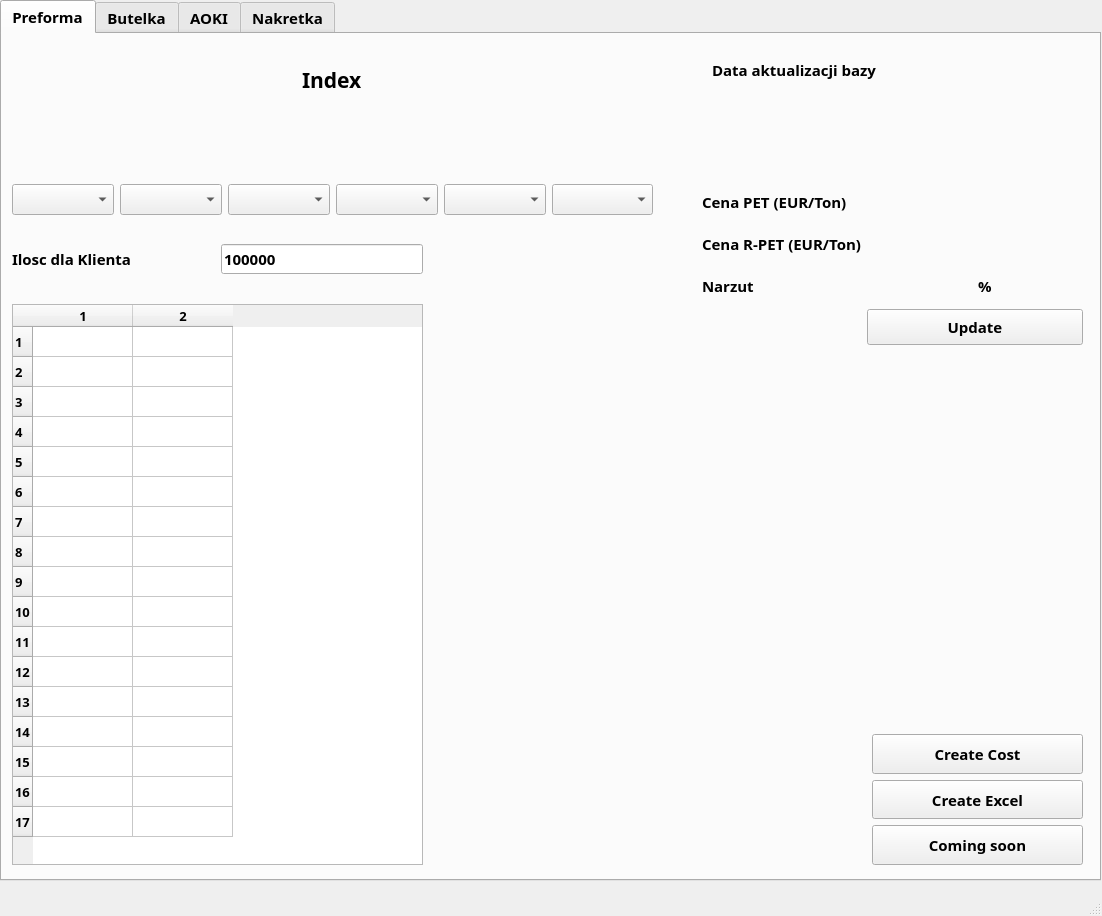
<?xml version="1.0" encoding="UTF-8"?>
<ui version="4.0">
 <class>MainWindow</class>
 <widget class="QMainWindow" name="MainWindow">
  <property name="geometry">
   <rect>
    <x>0</x>
    <y>0</y>
    <width>1102</width>
    <height>916</height>
   </rect>
  </property>
  <property name="sizePolicy">
   <sizepolicy hsizetype="Expanding" vsizetype="Expanding">
    <horstretch>1</horstretch>
    <verstretch>1</verstretch>
   </sizepolicy>
  </property>
  <property name="windowTitle">
   <string>PetRing</string>
  </property>
  <widget class="QWidget" name="centralwidget">
   <property name="sizePolicy">
    <sizepolicy hsizetype="Expanding" vsizetype="Expanding">
     <horstretch>1</horstretch>
     <verstretch>1</verstretch>
    </sizepolicy>
   </property>
   <widget class="QTabWidget" name="tabWidget">
    <property name="geometry">
     <rect>
      <x>0</x>
      <y>0</y>
      <width>1101</width>
      <height>881</height>
     </rect>
    </property>
    <property name="sizePolicy">
     <sizepolicy hsizetype="Expanding" vsizetype="Expanding">
      <horstretch>1</horstretch>
      <verstretch>1</verstretch>
     </sizepolicy>
    </property>
    <property name="font">
     <font>
      <family>Arial Black</family>
      <pointsize>11</pointsize>
      <weight>75</weight>
      <bold>true</bold>
     </font>
    </property>
    <property name="layoutDirection">
     <enum>Qt::LeftToRight</enum>
    </property>
    <property name="currentIndex">
     <number>0</number>
    </property>
    <widget class="QWidget" name="Preforma">
     <property name="sizePolicy">
      <sizepolicy hsizetype="Expanding" vsizetype="Expanding">
       <horstretch>1</horstretch>
       <verstretch>1</verstretch>
      </sizepolicy>
     </property>
     <attribute name="title">
      <string>Preforma</string>
     </attribute>
     <widget class="QLabel" name="label">
      <property name="geometry">
       <rect>
        <x>0</x>
        <y>0</y>
        <width>291</width>
        <height>111</height>
       </rect>
      </property>
      <property name="sizePolicy">
       <sizepolicy hsizetype="Expanding" vsizetype="Expanding">
        <horstretch>1</horstretch>
        <verstretch>1</verstretch>
       </sizepolicy>
      </property>
      <property name="text">
       <string/>
      </property>
      <property name="pixmap">
       <pixmap>image/imge_pet_ring.png</pixmap>
      </property>
      <property name="scaledContents">
       <bool>true</bool>
      </property>
     </widget>
     <widget class="QLabel" name="label_2">
      <property name="geometry">
       <rect>
        <x>300</x>
        <y>20</y>
        <width>401</width>
        <height>51</height>
       </rect>
      </property>
      <property name="sizePolicy">
       <sizepolicy hsizetype="Expanding" vsizetype="Expanding">
        <horstretch>1</horstretch>
        <verstretch>1</verstretch>
       </sizepolicy>
      </property>
      <property name="font">
       <font>
        <family>Arial Black</family>
        <pointsize>16</pointsize>
        <weight>75</weight>
        <bold>true</bold>
       </font>
      </property>
      <property name="text">
       <string>Index</string>
      </property>
     </widget>
     <widget class="QTableWidget" name="tableWidget">
      <property name="geometry">
       <rect>
        <x>10</x>
        <y>270</y>
        <width>411</width>
        <height>561</height>
       </rect>
      </property>
      <property name="font">
       <font>
        <family>Arial Black</family>
        <pointsize>10</pointsize>
        <weight>75</weight>
        <bold>true</bold>
       </font>
      </property>
      <property name="rowCount">
       <number>17</number>
      </property>
      <property name="columnCount">
       <number>2</number>
      </property>
      <row/>
      <row/>
      <row/>
      <row/>
      <row/>
      <row/>
      <row/>
      <row/>
      <row/>
      <row/>
      <row/>
      <row/>
      <row/>
      <row/>
      <row/>
      <row/>
      <row/>
      <column/>
      <column/>
     </widget>
     <widget class="QWidget" name="layoutWidget">
      <property name="geometry">
       <rect>
        <x>10</x>
        <y>150</y>
        <width>641</width>
        <height>31</height>
       </rect>
      </property>
      <layout class="QHBoxLayout" name="horizontalLayout_2">
       <item>
        <widget class="QComboBox" name="comboBox">
         <property name="sizePolicy">
          <sizepolicy hsizetype="Expanding" vsizetype="Expanding">
           <horstretch>1</horstretch>
           <verstretch>1</verstretch>
          </sizepolicy>
         </property>
         <property name="font">
          <font>
           <family>Arial Black</family>
           <pointsize>18</pointsize>
           <weight>75</weight>
           <bold>true</bold>
          </font>
         </property>
        </widget>
       </item>
       <item>
        <widget class="QComboBox" name="comboBox_2">
         <property name="sizePolicy">
          <sizepolicy hsizetype="Expanding" vsizetype="Expanding">
           <horstretch>1</horstretch>
           <verstretch>1</verstretch>
          </sizepolicy>
         </property>
         <property name="font">
          <font>
           <family>Arial Black</family>
           <pointsize>18</pointsize>
           <weight>75</weight>
           <bold>true</bold>
          </font>
         </property>
        </widget>
       </item>
       <item>
        <widget class="QComboBox" name="comboBox_3">
         <property name="sizePolicy">
          <sizepolicy hsizetype="Expanding" vsizetype="Expanding">
           <horstretch>1</horstretch>
           <verstretch>1</verstretch>
          </sizepolicy>
         </property>
         <property name="font">
          <font>
           <family>Arial Black</family>
           <pointsize>18</pointsize>
           <weight>75</weight>
           <bold>true</bold>
          </font>
         </property>
        </widget>
       </item>
       <item>
        <widget class="QComboBox" name="comboBox_4">
         <property name="sizePolicy">
          <sizepolicy hsizetype="Expanding" vsizetype="Expanding">
           <horstretch>1</horstretch>
           <verstretch>1</verstretch>
          </sizepolicy>
         </property>
         <property name="font">
          <font>
           <family>Arial Black</family>
           <pointsize>18</pointsize>
           <weight>75</weight>
           <bold>true</bold>
          </font>
         </property>
        </widget>
       </item>
       <item>
        <widget class="QComboBox" name="comboBox_5">
         <property name="sizePolicy">
          <sizepolicy hsizetype="Expanding" vsizetype="Expanding">
           <horstretch>1</horstretch>
           <verstretch>1</verstretch>
          </sizepolicy>
         </property>
         <property name="font">
          <font>
           <family>Arial Black</family>
           <pointsize>18</pointsize>
           <weight>75</weight>
           <bold>true</bold>
          </font>
         </property>
        </widget>
       </item>
       <item>
        <widget class="QComboBox" name="comboBox_6">
         <property name="sizePolicy">
          <sizepolicy hsizetype="Expanding" vsizetype="Expanding">
           <horstretch>1</horstretch>
           <verstretch>1</verstretch>
          </sizepolicy>
         </property>
         <property name="font">
          <font>
           <family>Arial Black</family>
           <pointsize>18</pointsize>
           <weight>75</weight>
           <bold>true</bold>
          </font>
         </property>
        </widget>
       </item>
      </layout>
     </widget>
     <widget class="QWidget" name="layoutWidget">
      <property name="geometry">
       <rect>
        <x>10</x>
        <y>210</y>
        <width>411</width>
        <height>30</height>
       </rect>
      </property>
      <layout class="QHBoxLayout" name="horizontalLayout">
       <item>
        <widget class="QLabel" name="label_3">
         <property name="sizePolicy">
          <sizepolicy hsizetype="Expanding" vsizetype="Expanding">
           <horstretch>0</horstretch>
           <verstretch>0</verstretch>
          </sizepolicy>
         </property>
         <property name="font">
          <font>
           <family>Arial Black</family>
           <pointsize>11</pointsize>
           <weight>75</weight>
           <bold>true</bold>
          </font>
         </property>
         <property name="text">
          <string>Ilosc dla Klienta</string>
         </property>
        </widget>
       </item>
       <item>
        <widget class="QLineEdit" name="lineEdit_2">
         <property name="sizePolicy">
          <sizepolicy hsizetype="Expanding" vsizetype="Expanding">
           <horstretch>0</horstretch>
           <verstretch>0</verstretch>
          </sizepolicy>
         </property>
         <property name="font">
          <font>
           <family>Arial Black</family>
           <pointsize>11</pointsize>
           <weight>75</weight>
           <bold>true</bold>
          </font>
         </property>
         <property name="text">
          <string>100000</string>
         </property>
        </widget>
       </item>
      </layout>
     </widget>
     <widget class="QWidget" name="layoutWidget">
      <property name="geometry">
       <rect>
        <x>870</x>
        <y>700</y>
        <width>211</width>
        <height>131</height>
       </rect>
      </property>
      <layout class="QVBoxLayout" name="verticalLayout">
       <item>
        <widget class="QPushButton" name="pushButton_2">
         <property name="sizePolicy">
          <sizepolicy hsizetype="Expanding" vsizetype="Expanding">
           <horstretch>1</horstretch>
           <verstretch>1</verstretch>
          </sizepolicy>
         </property>
         <property name="font">
          <font>
           <family>Arial Black</family>
           <pointsize>11</pointsize>
           <weight>75</weight>
           <bold>true</bold>
          </font>
         </property>
         <property name="text">
          <string>Create Cost</string>
         </property>
        </widget>
       </item>
       <item>
        <widget class="QPushButton" name="pushButton_3">
         <property name="sizePolicy">
          <sizepolicy hsizetype="Expanding" vsizetype="Expanding">
           <horstretch>1</horstretch>
           <verstretch>1</verstretch>
          </sizepolicy>
         </property>
         <property name="font">
          <font>
           <family>Arial Black</family>
           <pointsize>11</pointsize>
           <weight>75</weight>
           <bold>true</bold>
          </font>
         </property>
         <property name="text">
          <string>Create Excel</string>
         </property>
        </widget>
       </item>
       <item>
        <widget class="QPushButton" name="pushButton_4">
         <property name="sizePolicy">
          <sizepolicy hsizetype="Expanding" vsizetype="Expanding">
           <horstretch>1</horstretch>
           <verstretch>1</verstretch>
          </sizepolicy>
         </property>
         <property name="font">
          <font>
           <family>Arial Black</family>
           <pointsize>11</pointsize>
           <weight>75</weight>
           <bold>true</bold>
          </font>
         </property>
         <property name="text">
          <string>Coming soon</string>
         </property>
        </widget>
       </item>
      </layout>
     </widget>
     <widget class="QWidget" name="layoutWidget">
      <property name="geometry">
       <rect>
        <x>700</x>
        <y>150</y>
        <width>381</width>
        <height>161</height>
       </rect>
      </property>
      <layout class="QGridLayout" name="gridLayout">
       <item row="0" column="0">
        <widget class="QLabel" name="label_4">
         <property name="sizePolicy">
          <sizepolicy hsizetype="Expanding" vsizetype="Expanding">
           <horstretch>1</horstretch>
           <verstretch>1</verstretch>
          </sizepolicy>
         </property>
         <property name="font">
          <font>
           <family>Arial Black</family>
           <pointsize>11</pointsize>
           <weight>75</weight>
           <bold>true</bold>
          </font>
         </property>
         <property name="text">
          <string>Cena PET (EUR/Ton)</string>
         </property>
        </widget>
       </item>
       <item row="0" column="1" colspan="2">
        <widget class="QLabel" name="label_5">
         <property name="sizePolicy">
          <sizepolicy hsizetype="Expanding" vsizetype="Expanding">
           <horstretch>1</horstretch>
           <verstretch>1</verstretch>
          </sizepolicy>
         </property>
         <property name="text">
          <string/>
         </property>
        </widget>
       </item>
       <item row="1" column="0">
        <widget class="QLabel" name="label_10">
         <property name="sizePolicy">
          <sizepolicy hsizetype="Expanding" vsizetype="Expanding">
           <horstretch>1</horstretch>
           <verstretch>1</verstretch>
          </sizepolicy>
         </property>
         <property name="font">
          <font>
           <family>Arial Black</family>
           <pointsize>11</pointsize>
           <weight>75</weight>
           <bold>true</bold>
          </font>
         </property>
         <property name="text">
          <string>Cena R-PET (EUR/Ton)</string>
         </property>
        </widget>
       </item>
       <item row="2" column="0">
        <widget class="QLabel" name="label_9">
         <property name="font">
          <font>
           <family>Arial Black</family>
           <pointsize>11</pointsize>
           <weight>75</weight>
           <bold>true</bold>
          </font>
         </property>
         <property name="text">
          <string>Narzut</string>
         </property>
        </widget>
       </item>
       <item row="2" column="1">
        <widget class="QLabel" name="label_7">
         <property name="sizePolicy">
          <sizepolicy hsizetype="Expanding" vsizetype="Expanding">
           <horstretch>1</horstretch>
           <verstretch>1</verstretch>
          </sizepolicy>
         </property>
         <property name="font">
          <font>
           <family>Arial Black</family>
           <pointsize>11</pointsize>
           <weight>75</weight>
           <bold>true</bold>
          </font>
         </property>
         <property name="text">
          <string/>
         </property>
        </widget>
       </item>
       <item row="2" column="2">
        <widget class="QLabel" name="label_8">
         <property name="sizePolicy">
          <sizepolicy hsizetype="Expanding" vsizetype="Expanding">
           <horstretch>1</horstretch>
           <verstretch>1</verstretch>
          </sizepolicy>
         </property>
         <property name="font">
          <font>
           <family>Arial Black</family>
           <pointsize>11</pointsize>
           <weight>75</weight>
           <bold>true</bold>
          </font>
         </property>
         <property name="text">
          <string>%</string>
         </property>
        </widget>
       </item>
       <item row="3" column="1" colspan="2">
        <widget class="QPushButton" name="pushButton">
         <property name="sizePolicy">
          <sizepolicy hsizetype="Expanding" vsizetype="Expanding">
           <horstretch>1</horstretch>
           <verstretch>1</verstretch>
          </sizepolicy>
         </property>
         <property name="font">
          <font>
           <family>Arial Black</family>
           <pointsize>11</pointsize>
           <weight>75</weight>
           <bold>true</bold>
          </font>
         </property>
         <property name="text">
          <string>Update</string>
         </property>
        </widget>
       </item>
       <item row="1" column="1" colspan="2">
        <widget class="QLabel" name="label_11">
         <property name="sizePolicy">
          <sizepolicy hsizetype="Expanding" vsizetype="Expanding">
           <horstretch>1</horstretch>
           <verstretch>1</verstretch>
          </sizepolicy>
         </property>
         <property name="text">
          <string/>
         </property>
        </widget>
       </item>
      </layout>
     </widget>
     <widget class="QWidget" name="layoutWidget">
      <property name="geometry">
       <rect>
        <x>710</x>
        <y>20</y>
        <width>361</width>
        <height>31</height>
       </rect>
      </property>
      <layout class="QHBoxLayout" name="horizontalLayout_3">
       <item>
        <widget class="QLabel" name="label_6">
         <property name="sizePolicy">
          <sizepolicy hsizetype="Expanding" vsizetype="Expanding">
           <horstretch>1</horstretch>
           <verstretch>1</verstretch>
          </sizepolicy>
         </property>
         <property name="font">
          <font>
           <family>Arial Black</family>
           <pointsize>11</pointsize>
           <weight>75</weight>
           <bold>true</bold>
          </font>
         </property>
         <property name="text">
          <string>Data aktualizacji bazy</string>
         </property>
        </widget>
       </item>
       <item>
        <widget class="QLabel" name="label_12">
         <property name="sizePolicy">
          <sizepolicy hsizetype="Expanding" vsizetype="Expanding">
           <horstretch>1</horstretch>
           <verstretch>1</verstretch>
          </sizepolicy>
         </property>
         <property name="font">
          <font>
           <family>Arial Black</family>
           <pointsize>11</pointsize>
           <weight>75</weight>
           <bold>true</bold>
          </font>
         </property>
         <property name="text">
          <string/>
         </property>
        </widget>
       </item>
      </layout>
     </widget>
    </widget>
    <widget class="QWidget" name="Butelka">
     <property name="sizePolicy">
      <sizepolicy hsizetype="Expanding" vsizetype="Expanding">
       <horstretch>1</horstretch>
       <verstretch>1</verstretch>
      </sizepolicy>
     </property>
     <attribute name="title">
      <string>Butelka</string>
     </attribute>
     <widget class="QTableWidget" name="tableWidget_3">
      <property name="geometry">
       <rect>
        <x>10</x>
        <y>270</y>
        <width>411</width>
        <height>561</height>
       </rect>
      </property>
      <property name="font">
       <font>
        <family>Arial Black</family>
        <pointsize>10</pointsize>
        <weight>75</weight>
        <bold>true</bold>
       </font>
      </property>
      <property name="rowCount">
       <number>17</number>
      </property>
      <property name="columnCount">
       <number>2</number>
      </property>
      <row/>
      <row/>
      <row/>
      <row/>
      <row/>
      <row/>
      <row/>
      <row/>
      <row/>
      <row/>
      <row/>
      <row/>
      <row/>
      <row/>
      <row/>
      <row/>
      <row/>
      <column/>
      <column/>
     </widget>
     <widget class="QWidget" name="layoutWidget_6">
      <property name="geometry">
       <rect>
        <x>700</x>
        <y>150</y>
        <width>381</width>
        <height>161</height>
       </rect>
      </property>
      <layout class="QGridLayout" name="gridLayout_5">
       <item row="0" column="0">
        <widget class="QLabel" name="label_42">
         <property name="sizePolicy">
          <sizepolicy hsizetype="Expanding" vsizetype="Expanding">
           <horstretch>1</horstretch>
           <verstretch>1</verstretch>
          </sizepolicy>
         </property>
         <property name="font">
          <font>
           <family>Arial Black</family>
           <pointsize>11</pointsize>
           <weight>75</weight>
           <bold>true</bold>
          </font>
         </property>
         <property name="text">
          <string>Cena PET (EUR/Ton)</string>
         </property>
        </widget>
       </item>
       <item row="0" column="1" colspan="2">
        <widget class="QLabel" name="label_43">
         <property name="sizePolicy">
          <sizepolicy hsizetype="Expanding" vsizetype="Expanding">
           <horstretch>1</horstretch>
           <verstretch>1</verstretch>
          </sizepolicy>
         </property>
         <property name="text">
          <string/>
         </property>
        </widget>
       </item>
       <item row="1" column="0">
        <widget class="QLabel" name="label_47">
         <property name="sizePolicy">
          <sizepolicy hsizetype="Expanding" vsizetype="Expanding">
           <horstretch>1</horstretch>
           <verstretch>1</verstretch>
          </sizepolicy>
         </property>
         <property name="font">
          <font>
           <family>Arial Black</family>
           <pointsize>11</pointsize>
           <weight>75</weight>
           <bold>true</bold>
          </font>
         </property>
         <property name="text">
          <string>Cena R-PET (EUR/Ton)</string>
         </property>
        </widget>
       </item>
       <item row="2" column="0">
        <widget class="QLabel" name="label_48">
         <property name="font">
          <font>
           <family>Arial Black</family>
           <pointsize>11</pointsize>
           <weight>75</weight>
           <bold>true</bold>
          </font>
         </property>
         <property name="text">
          <string>Narzut</string>
         </property>
        </widget>
       </item>
       <item row="2" column="1">
        <widget class="QLabel" name="label_49">
         <property name="sizePolicy">
          <sizepolicy hsizetype="Expanding" vsizetype="Expanding">
           <horstretch>1</horstretch>
           <verstretch>1</verstretch>
          </sizepolicy>
         </property>
         <property name="font">
          <font>
           <family>Arial Black</family>
           <pointsize>11</pointsize>
           <weight>75</weight>
           <bold>true</bold>
          </font>
         </property>
         <property name="text">
          <string/>
         </property>
        </widget>
       </item>
       <item row="2" column="2">
        <widget class="QLabel" name="label_50">
         <property name="sizePolicy">
          <sizepolicy hsizetype="Expanding" vsizetype="Expanding">
           <horstretch>1</horstretch>
           <verstretch>1</verstretch>
          </sizepolicy>
         </property>
         <property name="font">
          <font>
           <family>Arial Black</family>
           <pointsize>11</pointsize>
           <weight>75</weight>
           <bold>true</bold>
          </font>
         </property>
         <property name="text">
          <string>%</string>
         </property>
        </widget>
       </item>
       <item row="3" column="1" colspan="2">
        <widget class="QPushButton" name="pushButton_17">
         <property name="sizePolicy">
          <sizepolicy hsizetype="Expanding" vsizetype="Expanding">
           <horstretch>1</horstretch>
           <verstretch>1</verstretch>
          </sizepolicy>
         </property>
         <property name="font">
          <font>
           <family>Arial Black</family>
           <pointsize>11</pointsize>
           <weight>75</weight>
           <bold>true</bold>
          </font>
         </property>
         <property name="text">
          <string>Update</string>
         </property>
        </widget>
       </item>
       <item row="1" column="1" colspan="2">
        <widget class="QLabel" name="label_51">
         <property name="sizePolicy">
          <sizepolicy hsizetype="Expanding" vsizetype="Expanding">
           <horstretch>1</horstretch>
           <verstretch>1</verstretch>
          </sizepolicy>
         </property>
         <property name="text">
          <string/>
         </property>
        </widget>
       </item>
      </layout>
     </widget>
     <widget class="QLabel" name="label_52">
      <property name="geometry">
       <rect>
        <x>300</x>
        <y>20</y>
        <width>401</width>
        <height>51</height>
       </rect>
      </property>
      <property name="sizePolicy">
       <sizepolicy hsizetype="Expanding" vsizetype="Expanding">
        <horstretch>1</horstretch>
        <verstretch>1</verstretch>
       </sizepolicy>
      </property>
      <property name="font">
       <font>
        <family>Arial Black</family>
        <pointsize>16</pointsize>
        <weight>75</weight>
        <bold>true</bold>
       </font>
      </property>
      <property name="text">
       <string>Index</string>
      </property>
     </widget>
     <widget class="QLabel" name="label_53">
      <property name="geometry">
       <rect>
        <x>0</x>
        <y>0</y>
        <width>291</width>
        <height>111</height>
       </rect>
      </property>
      <property name="sizePolicy">
       <sizepolicy hsizetype="Expanding" vsizetype="Expanding">
        <horstretch>1</horstretch>
        <verstretch>1</verstretch>
       </sizepolicy>
      </property>
      <property name="text">
       <string/>
      </property>
      <property name="pixmap">
       <pixmap>image/imge_pet_ring.png</pixmap>
      </property>
      <property name="scaledContents">
       <bool>true</bool>
      </property>
     </widget>
     <widget class="QWidget" name="layoutWidget_7">
      <property name="geometry">
       <rect>
        <x>10</x>
        <y>210</y>
        <width>411</width>
        <height>30</height>
       </rect>
      </property>
      <layout class="QHBoxLayout" name="horizontalLayout_13">
       <item>
        <widget class="QLabel" name="label_54">
         <property name="sizePolicy">
          <sizepolicy hsizetype="Expanding" vsizetype="Expanding">
           <horstretch>0</horstretch>
           <verstretch>0</verstretch>
          </sizepolicy>
         </property>
         <property name="font">
          <font>
           <family>Arial Black</family>
           <pointsize>11</pointsize>
           <weight>75</weight>
           <bold>true</bold>
          </font>
         </property>
         <property name="text">
          <string>Ilosc dla Klienta</string>
         </property>
        </widget>
       </item>
       <item>
        <widget class="QLineEdit" name="lineEdit_6">
         <property name="sizePolicy">
          <sizepolicy hsizetype="Expanding" vsizetype="Expanding">
           <horstretch>0</horstretch>
           <verstretch>0</verstretch>
          </sizepolicy>
         </property>
         <property name="font">
          <font>
           <family>Arial Black</family>
           <pointsize>11</pointsize>
           <weight>75</weight>
           <bold>true</bold>
          </font>
         </property>
         <property name="text">
          <string>100000</string>
         </property>
        </widget>
       </item>
      </layout>
     </widget>
     <widget class="QWidget" name="layoutWidget_8">
      <property name="geometry">
       <rect>
        <x>10</x>
        <y>150</y>
        <width>641</width>
        <height>31</height>
       </rect>
      </property>
      <layout class="QHBoxLayout" name="horizontalLayout_14">
       <item>
        <widget class="QComboBox" name="comboBox_25">
         <property name="sizePolicy">
          <sizepolicy hsizetype="Expanding" vsizetype="Expanding">
           <horstretch>1</horstretch>
           <verstretch>1</verstretch>
          </sizepolicy>
         </property>
         <property name="font">
          <font>
           <family>Arial Black</family>
           <pointsize>18</pointsize>
           <weight>75</weight>
           <bold>true</bold>
          </font>
         </property>
        </widget>
       </item>
       <item>
        <widget class="QComboBox" name="comboBox_26">
         <property name="sizePolicy">
          <sizepolicy hsizetype="Expanding" vsizetype="Expanding">
           <horstretch>1</horstretch>
           <verstretch>1</verstretch>
          </sizepolicy>
         </property>
         <property name="font">
          <font>
           <family>Arial Black</family>
           <pointsize>18</pointsize>
           <weight>75</weight>
           <bold>true</bold>
          </font>
         </property>
        </widget>
       </item>
       <item>
        <widget class="QComboBox" name="comboBox_27">
         <property name="sizePolicy">
          <sizepolicy hsizetype="Expanding" vsizetype="Expanding">
           <horstretch>1</horstretch>
           <verstretch>1</verstretch>
          </sizepolicy>
         </property>
         <property name="font">
          <font>
           <family>Arial Black</family>
           <pointsize>18</pointsize>
           <weight>75</weight>
           <bold>true</bold>
          </font>
         </property>
        </widget>
       </item>
       <item>
        <widget class="QComboBox" name="comboBox_28">
         <property name="sizePolicy">
          <sizepolicy hsizetype="Expanding" vsizetype="Expanding">
           <horstretch>1</horstretch>
           <verstretch>1</verstretch>
          </sizepolicy>
         </property>
         <property name="font">
          <font>
           <family>Arial Black</family>
           <pointsize>18</pointsize>
           <weight>75</weight>
           <bold>true</bold>
          </font>
         </property>
        </widget>
       </item>
       <item>
        <widget class="QComboBox" name="comboBox_29">
         <property name="sizePolicy">
          <sizepolicy hsizetype="Expanding" vsizetype="Expanding">
           <horstretch>1</horstretch>
           <verstretch>1</verstretch>
          </sizepolicy>
         </property>
         <property name="font">
          <font>
           <family>Arial Black</family>
           <pointsize>18</pointsize>
           <weight>75</weight>
           <bold>true</bold>
          </font>
         </property>
        </widget>
       </item>
       <item>
        <widget class="QComboBox" name="comboBox_30">
         <property name="sizePolicy">
          <sizepolicy hsizetype="Expanding" vsizetype="Expanding">
           <horstretch>1</horstretch>
           <verstretch>1</verstretch>
          </sizepolicy>
         </property>
         <property name="font">
          <font>
           <family>Arial Black</family>
           <pointsize>18</pointsize>
           <weight>75</weight>
           <bold>true</bold>
          </font>
         </property>
        </widget>
       </item>
      </layout>
     </widget>
     <widget class="QWidget" name="layoutWidget_9">
      <property name="geometry">
       <rect>
        <x>710</x>
        <y>20</y>
        <width>361</width>
        <height>31</height>
       </rect>
      </property>
      <layout class="QHBoxLayout" name="horizontalLayout_15">
       <item>
        <widget class="QLabel" name="label_55">
         <property name="sizePolicy">
          <sizepolicy hsizetype="Expanding" vsizetype="Expanding">
           <horstretch>1</horstretch>
           <verstretch>1</verstretch>
          </sizepolicy>
         </property>
         <property name="font">
          <font>
           <family>Arial Black</family>
           <pointsize>11</pointsize>
           <weight>75</weight>
           <bold>true</bold>
          </font>
         </property>
         <property name="text">
          <string>Data aktualizacji bazy</string>
         </property>
        </widget>
       </item>
       <item>
        <widget class="QLabel" name="label_56">
         <property name="sizePolicy">
          <sizepolicy hsizetype="Expanding" vsizetype="Expanding">
           <horstretch>1</horstretch>
           <verstretch>1</verstretch>
          </sizepolicy>
         </property>
         <property name="font">
          <font>
           <family>Arial Black</family>
           <pointsize>11</pointsize>
           <weight>75</weight>
           <bold>true</bold>
          </font>
         </property>
         <property name="text">
          <string/>
         </property>
        </widget>
       </item>
      </layout>
     </widget>
     <widget class="QWidget" name="layoutWidget_10">
      <property name="geometry">
       <rect>
        <x>870</x>
        <y>700</y>
        <width>211</width>
        <height>131</height>
       </rect>
      </property>
      <layout class="QVBoxLayout" name="verticalLayout_5">
       <item>
        <widget class="QPushButton" name="pushButton_18">
         <property name="sizePolicy">
          <sizepolicy hsizetype="Expanding" vsizetype="Expanding">
           <horstretch>1</horstretch>
           <verstretch>1</verstretch>
          </sizepolicy>
         </property>
         <property name="font">
          <font>
           <family>Arial Black</family>
           <pointsize>11</pointsize>
           <weight>75</weight>
           <bold>true</bold>
          </font>
         </property>
         <property name="text">
          <string>Create Cost</string>
         </property>
        </widget>
       </item>
       <item>
        <widget class="QPushButton" name="pushButton_19">
         <property name="sizePolicy">
          <sizepolicy hsizetype="Expanding" vsizetype="Expanding">
           <horstretch>1</horstretch>
           <verstretch>1</verstretch>
          </sizepolicy>
         </property>
         <property name="font">
          <font>
           <family>Arial Black</family>
           <pointsize>11</pointsize>
           <weight>75</weight>
           <bold>true</bold>
          </font>
         </property>
         <property name="text">
          <string>Create Excel</string>
         </property>
        </widget>
       </item>
       <item>
        <widget class="QPushButton" name="pushButton_20">
         <property name="sizePolicy">
          <sizepolicy hsizetype="Expanding" vsizetype="Expanding">
           <horstretch>1</horstretch>
           <verstretch>1</verstretch>
          </sizepolicy>
         </property>
         <property name="font">
          <font>
           <family>Arial Black</family>
           <pointsize>11</pointsize>
           <weight>75</weight>
           <bold>true</bold>
          </font>
         </property>
         <property name="text">
          <string>Coming soon</string>
         </property>
        </widget>
       </item>
      </layout>
     </widget>
    </widget>
    <widget class="QWidget" name="AOKI">
     <property name="sizePolicy">
      <sizepolicy hsizetype="Expanding" vsizetype="Expanding">
       <horstretch>1</horstretch>
       <verstretch>1</verstretch>
      </sizepolicy>
     </property>
     <attribute name="title">
      <string>AOKI</string>
     </attribute>
    </widget>
    <widget class="QWidget" name="Nakretka">
     <property name="sizePolicy">
      <sizepolicy hsizetype="Expanding" vsizetype="Expanding">
       <horstretch>1</horstretch>
       <verstretch>1</verstretch>
      </sizepolicy>
     </property>
     <attribute name="title">
      <string>Nakretka</string>
     </attribute>
    </widget>
   </widget>
  </widget>
  <widget class="QMenuBar" name="menubar">
   <property name="geometry">
    <rect>
     <x>0</x>
     <y>0</y>
     <width>1102</width>
     <height>21</height>
    </rect>
   </property>
   <property name="sizePolicy">
    <sizepolicy hsizetype="Expanding" vsizetype="Expanding">
     <horstretch>1</horstretch>
     <verstretch>1</verstretch>
    </sizepolicy>
   </property>
  </widget>
  <widget class="QStatusBar" name="statusbar">
   <property name="sizePolicy">
    <sizepolicy hsizetype="Expanding" vsizetype="Expanding">
     <horstretch>1</horstretch>
     <verstretch>1</verstretch>
    </sizepolicy>
   </property>
  </widget>
 </widget>
 <resources/>
 <connections/>
</ui>
